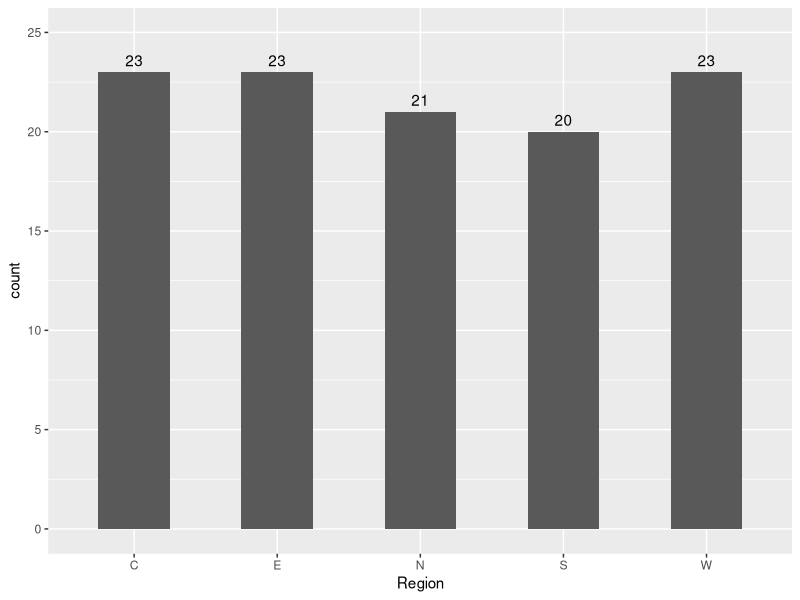
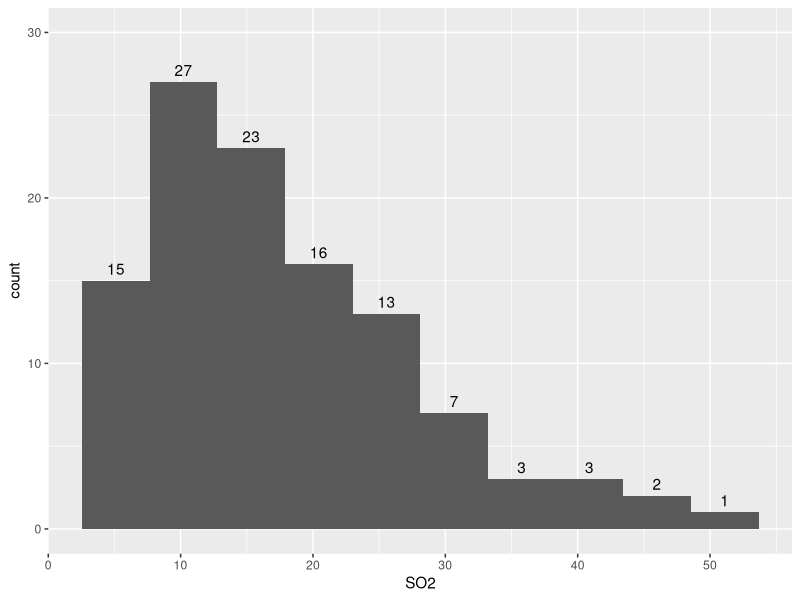
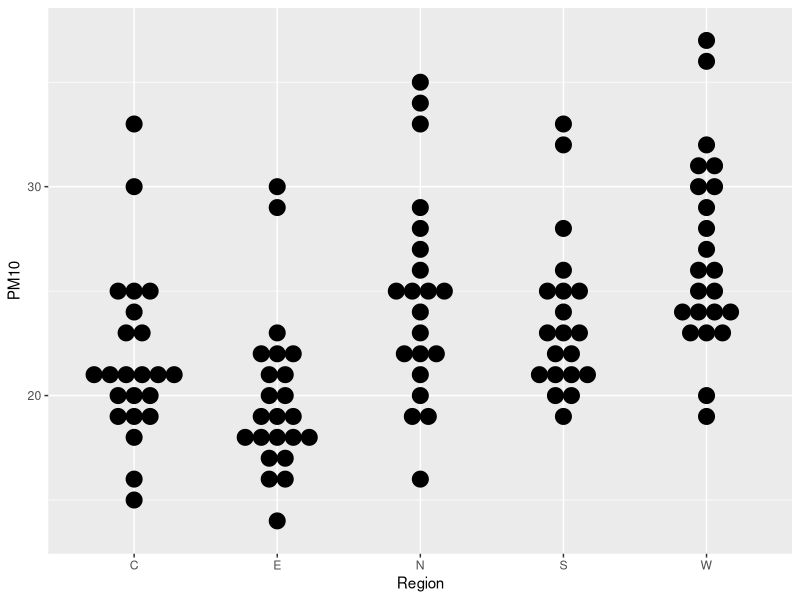
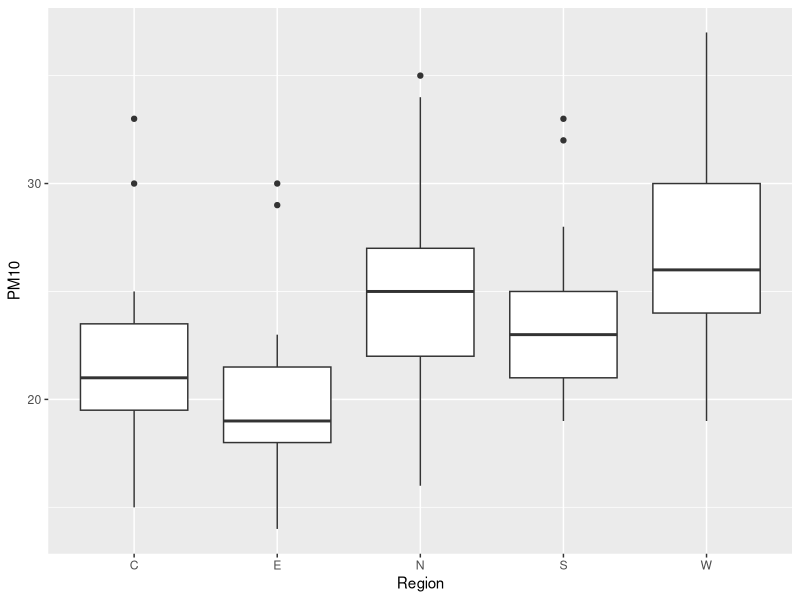
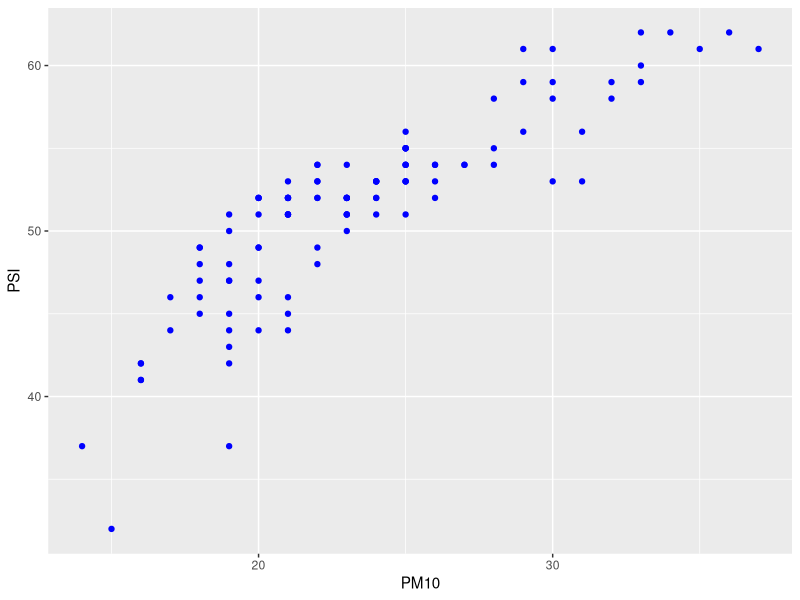

The R script that drew these images, in order:
## ---- chunk 1
# 列出当前工作目录中的所有文件，查看可用的数据文件
dir()
## ---- chunk 2
# 读取空气质量数据文件
join_df_full <- read.csv("join_df_full.csv")

# 显示数据集的统计摘要，了解各变量的分布情况
summary(join_df_full)
## ---- chunk 3
# 查看数据集的前几行，了解数据结构
head(join_df_full)
## ---- chunk 4
# 安装ggplot2数据可视化包（如果尚未安装）
install.packages('ggplot2')

# 加载ggplot2库用于创建高级数据可视化
library(ggplot2)
## ---- chunk 5
# 创建区域分布的条形图
# ggplot(data) + geom_object(aes(data to plot); parameters) + options

# 绘制各区域观测数量的条形图
ggplot(join_df_full, aes(x = Region)) + 
  # 使用条形图，统计每个区域的观测数量
  geom_bar(stat = 'count', width = 0.5) + 
  # 在条形上方添加数量标签
  stat_count(aes(label = after_stat(count)), vjust = -0.5, geom = 'text') + 
  # 设置y轴范围从0到25
  ylim(0, 25)
## ---- chunk 6
# 创建SO2（二氧化硫）浓度的直方图
ggplot(join_df_full, aes(x = SO2)) + 
  # 使用直方图显示SO2浓度的分布，分为10个区间
  geom_histogram(bins = 10) + 
  # 在每个区间上方添加观测数量标签
  stat_bin(aes(label = after_stat(count)), bins = 10, vjust = -0.5, geom = 'text') + 
  # 设置y轴范围从0到30
  ylim(0, 30)
## ---- chunk 7
# 创建区域与PM10浓度的点阵图
ggplot(join_df_full) + 
  # 使用点阵图显示不同区域的PM10浓度分布
  geom_dotplot(aes(x = Region, y = PM10), 
               binaxis = 'y',       # 在y轴方向进行分箱
               stackdir = 'center', # 点在中心堆叠
               stackratio = 1)      # 堆叠比例设为1
## ---- chunk 8
# 创建区域与PM10浓度的箱线图
ggplot(join_df_full) + 
  # 使用箱线图比较不同区域的PM10浓度分布
  geom_boxplot(aes(x = Region, y = PM10))
  # 箱线图显示：中位数、四分位数、异常值等统计信息
## ---- chunk 9
# 创建PM10浓度与PSI指数的散点图
ggplot(join_df_full) + 
  # 使用散点图探索PM10和PSI之间的关系
  geom_point(aes(x = PM10, y = PSI), 
             color = 'blue')  # 设置点的颜色为蓝色
  # 散点图用于探索两个连续变量之间的相关性
